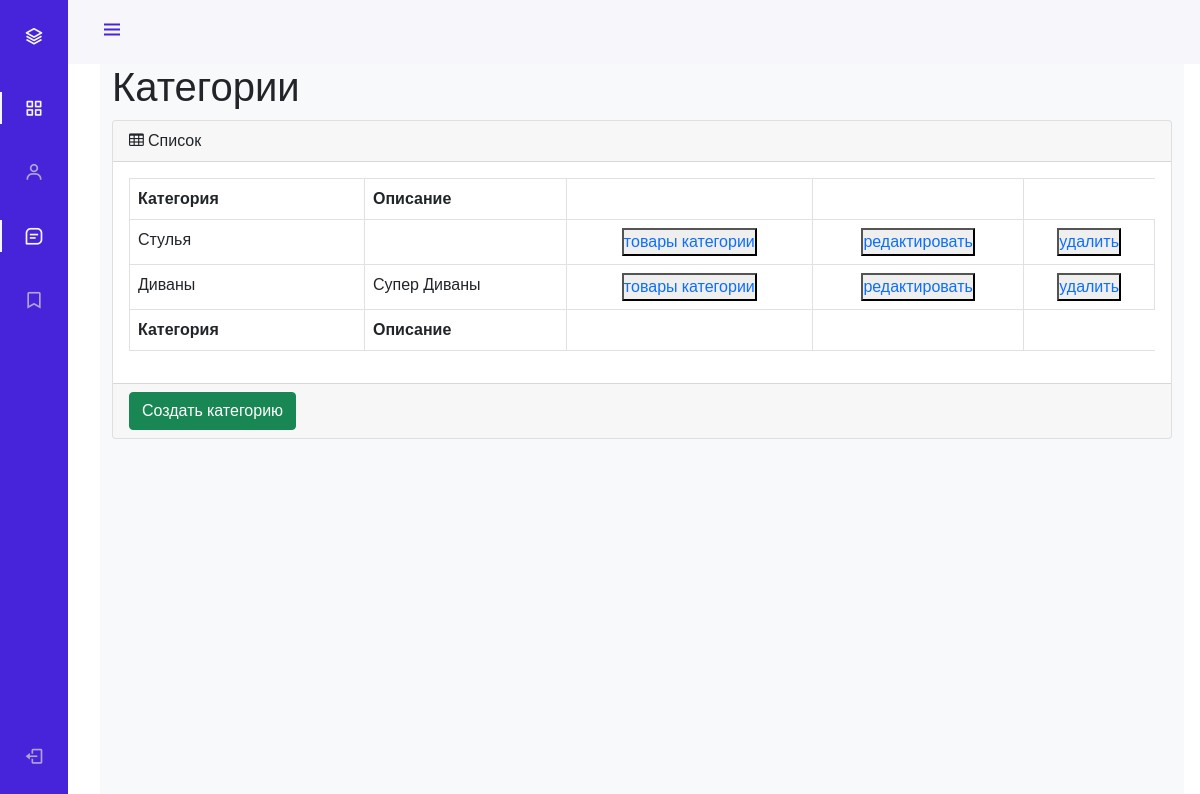
The app's page /admin_staff/categories/read/ (signed in) with its own data.
### mainapp/models.py (models this page shows, shortened)
class ProductCategory(models.Model):
    name = models.CharField(
        verbose_name='имя',
        max_length=64,
        unique=True,
    )
    description = models.TextField(
        verbose_name='описание',
        blank=True,
    )
    created = models.DateTimeField(auto_now_add=True)
    updated = models.DateTimeField(auto_now=True)
    class Meta:
        verbose_name = 'категория'
        verbose_name_plural = 'категории'

### adminapp/views.py (the view)
# urls.py: path('categories/read/', categories, name='categories'),
@user_passes_test(lambda u: u.is_superuser)
def categories(request):
    title = 'админка/категории'
    categories_list = ProductCategory.objects.all()
    content = {
        'title': title,
        'objects': categories_list
    }
    return render(request, 'adminapp/categories.html', content)

### mainapp/context_processors.py (called while the page is built)
def basket(request):
    print('Привет, это контекстный процессор')
    basket = []
    if request.user.is_authenticated:
        basket = Basket.objects.filter(user=request.user)
    return {
        'basket': basket,
    }

### adminapp/templates/adminapp/categories.html (shortened to what this page needs)
{% extends 'adminapp/base.html' %}
{% load static %}
{% block content %}
    <main>
        <div class="container-fluid">
            <h1 class="mt-4">Категории</h1>
            <div class="card mb-4">
                <div class="card-header">
                    <i class="fa fa-table mr-1"></i>
                    Список
                </div>
                <div class="card-body">
                   <div class="table-responsive">
                    <table class="table table-bordered" id="dataTable" width="100%" cellspacing="0">
                        <thead>
                        <tr>
                            <th>Категория</th>
                            <th>Описание</th>
                            <th></th>
                            <th></th>
                        </tr>
                        </thead>
                        <tfoot>
                        <tr>
                            <th>Категория</th>
                            <th>Описание</th>
                            <th></th>
                            <th></th>
                        </tr>
                        </tfoot>
                        <tbody>
                        {% for category in objects %}
                            <tr>
                                <td>{{ category.name|title }}</td>
                                <td>{{ category.description|title }}</td>
                                <td class="text-center">
                                    <button>
                                        <a href={% url 'admin_staff:products' category.pk %}>
                                            товары категории
                                    </button>
                                </td>
                                <td class="text-center">
                                    <button>
                                        <a href={% url 'admin_staff:category_update' category.pk %}>
                                            редактировать
                                    </button>
                                </td>
                                <td class="text-center">
                                    <button>
                                        <a href={% url 'admin_staff:category_delete' category.pk %}>
                                            удалить
                                    </button>
                                </td>
                            </tr>
                        {% endfor %}
                        </tbody>
                    </table>
                </div>
            </div>
                <div class="card-footer">
                    <a href="{% url 'adminapp:category_create' %}">
                        <button class="btn btn-success">Создать категорию</button>
                    </a>
                </div>
            </div>
        </div>
    </main>
{% endblock %}

### geekshop/static/geekshop/style.css (style rules this page uses)
* { margin: 0; padding: 0; }
body { font-family: 'Montserrat', sans-serif; }
html, body { height: 100%; }
table { width: 100%; }
td:first-child { width: 235px; }

### adminapp/static/adminapp/css/style.css (style rules this page uses)
:root { --header-height: 3rem; --nav-width: 68px; --first-color: #4723D9; --first-color-light: #AFA5D9; --white-color: #F7F6FB; --body-font: 'Nunito', sans-serif; --normal-font-size: 1rem; --z-fixed: 100 }
body { position: relative; margin: var(--header-height) 0 0 0; padding: 0 1rem; font-family: var(--body-font); font-size: var(--normal-font-size); transition: .5s }
a { text-decoration: none }
@media screen and (min-width: 768px) { body { margin: calc(var(--header-height) + 1rem) 0 0 0; padding-left: calc(var(--nav-width) + 2rem) } }

### records on screen
ProductCategory: name "Стулья"
ProductCategory: name "Диваны", description "Супер Диваны"
